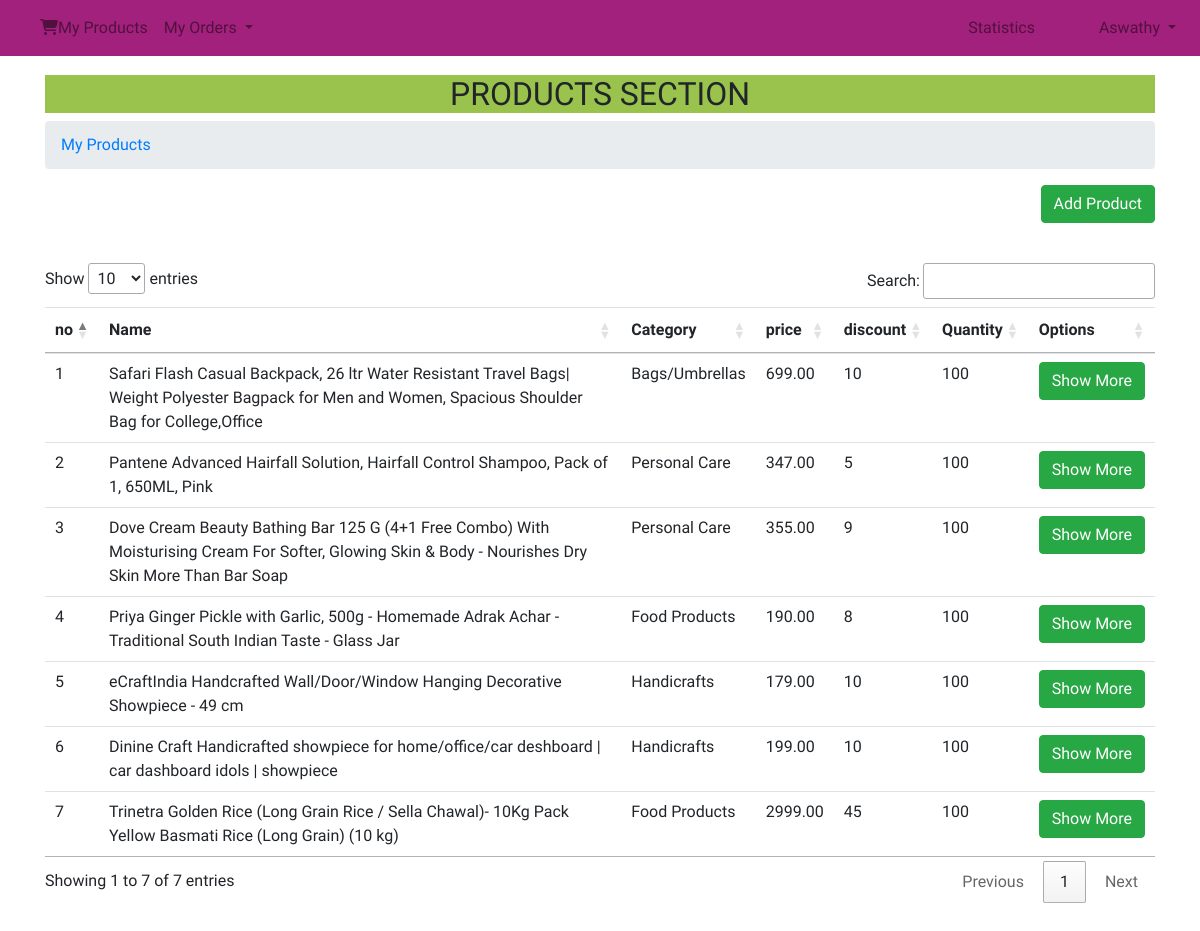
The page /seller-products.php (signed in) on the database as committed earlier.
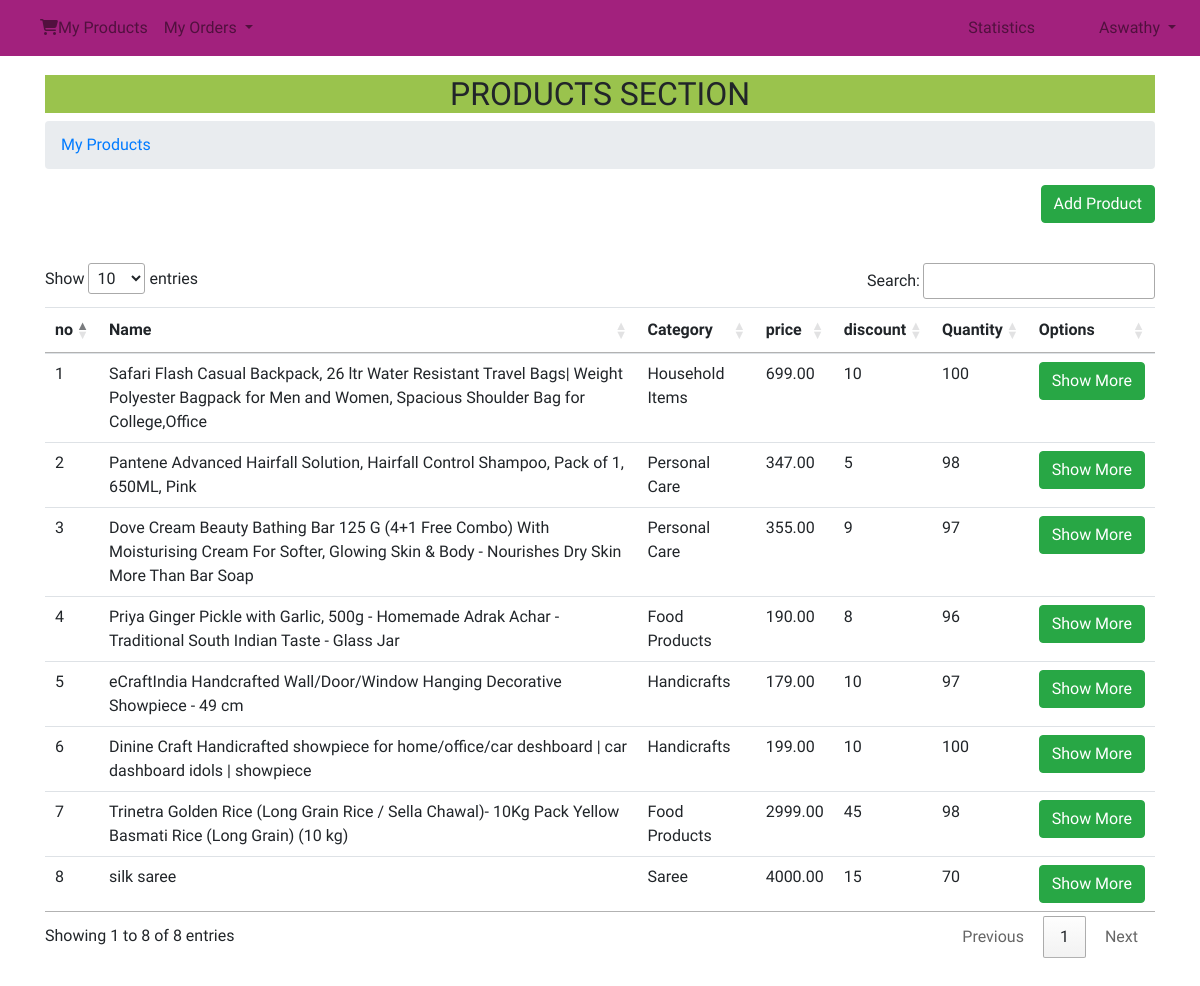
The same page on the database as committed later.
### tables this page shows
CREATE TABLE IF NOT EXISTS `products` (
  `product_id` varchar(14) NOT NULL,
  `seller_id` varchar(14) NOT NULL,
  `category_id` varchar(14) NOT NULL,
  `name` varchar(150) NOT NULL,
  `description` varchar(500) NOT NULL,
  `quantity` int(3) NOT NULL,
  `mrp` float(7,2) NOT NULL,
  `discount` int(2) NOT NULL,
  `tax_slab` int(2) NOT NULL,
  UNIQUE KEY `product_id` (`product_id`)
);

CREATE TABLE IF NOT EXISTS `category` (
  `category_id` varchar(14) NOT NULL,
  `name` varchar(50) NOT NULL,
  `parent_id` varchar(14) DEFAULT NULL,
  UNIQUE KEY `category_id` (`category_id`)
);

### universal-codes.php (called while the page is built, shortened)
<?php
if(isset($_SESSION['user_id'])){
    $user_id = $_SESSION["user_id"];
    }
?>

### functions.php (called while the page is built, shortened)
<?php
function categoryNameFromCategoryId($category_id)
{
    include "dbconnect.php";
    $sql = "SELECT name FROM category WHERE category_id='$category_id'";
    $result = mysqli_query($con, $sql);
    if(mysqli_num_rows($result)>0){
        $row = mysqli_fetch_assoc($result);
        $category_name = $row["name"];
    }
    return $category_name ;
}
?>

### seller-products.php (the view, shortened to what this page needs)
<?php
include "dbconnect.php";
include "functions.php";
include "universal-codes.php";
$page_title = "MERCADO|Products";?>
<!DOCTYPE html>
<html lang="en">
<?php  include "head.php"?>
<body>
<?php include "navbar.php"?>
    <section id="products-page">
        <div class="container">
            <div class="row row-products">
                <div class="col-lg-12"><h2>PRODUCTS SECTION</h2></div>
                <div class="col-lg-12">
                    <nav aria-label="breadcrumb">
                        <ol class="breadcrumb">
                            <li class="breadcrumb-item active" aria-current="page"><a href="seller-products.php">My Products</a></li>
                        </ol>
                    </nav>
                </div>
                <div class="col-lg-12"><a href="add-products.php" class="btn btn-success float-right">Add Product</a></div>
            </div>
            <div class="row row-tables">
                <div class="col-lg-12">
                    <table class="table" id="myTable">
                        <thead>
                            <tr>
                            <th scope="col">no</th>
                            <th scope="col">Name</th>
                            <th scope="col">Category</th>
                            <th scope="col">price</th>
                            <th scope="col">discount</th>
                            <th scope="col">Quantity</th>
                            <th scope="col">Options</th>
                            </tr>
                        </thead>
                        <tbody>
                        <?php
                        $sql1 = "SELECT * FROM products WHERE seller_id='$user_id'";
                        $result1 = mysqli_query($con, $sql1);
                        if(mysqli_num_rows($result1)>0){
                            $i = 1;
                            while($row = mysqli_fetch_assoc($result1))
                            {
                                $category_id = $row['category_id'];
                                $category_name = categoryNameFromCategoryId($category_id);
                                    echo "<tr>";
                                    echo "<td>".$i++."</td>";
                                    echo "<td>".$row["name"]."</td>";
                                    echo "<td>".$category_name."</td>";
                                    echo "<td>".$row["mrp"]."</td>";
                                    echo "<td>".$row["discount"]."</td>";
                                    echo "<td>".$row["quantity"]."</td>";
                                    echo "<td>";
                                    echo "<a  href='seller-product-details.php?id=" .$row['product_id'] ."' class='btn btn-success'> Show More </a>";
                                    echo "</td>";
                                    echo "</tr>";
                            }
                        }
                        ?>
                        </tbody>
                    </table>
                </div>
            </div>
        </div>
    </section>
</body>
</html>

Rows that differ between the two databases and show on the page:
changed products: category.name "Bags/Umbrellas" → "Household Items"
changed products (number 2 of 8 on the later page): quantity "100" → "98"
changed products (number 3 of 8 on the later page): quantity "100" → "97"
changed products (number 4 of 8 on the later page): quantity "100" → "96"
changed products "eCraftIndia Handcrafted Wall/Door/Window Hanging Decorative Showpiece - 49 cm": quantity "100" → "97"
changed products (number 7 of 8 on the later page): quantity "100" → "98"
added products: name "silk saree", category.name "Saree", mrp "4000.00", discount "15", quantity "70"
Other text that changed with them:
text written by a page script: "Show entries Search: Showing 1 to 7 of 7 entries Previous 1 Next" → "Show entries Search: Showing 1 to 8 of 8 entries Previous 1 Next"
